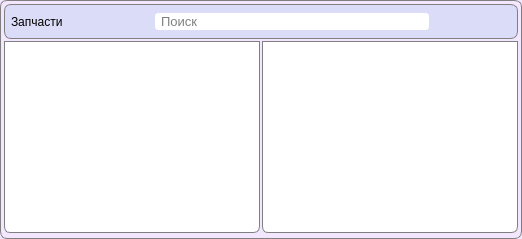
      <widget class="QFrame" name="sparePartsFrame">
       <property name="maximumSize">
        <size>
         <width>850</width>
         <height>16777215</height>
        </size>
       </property>
       <property name="styleSheet">
        <string notr="true">QFrame {
	background-color: #f2e7ff;
	border: 1px solid grey;
	border-radius: 7px;
}</string>
       </property>
       <property name="frameShape">
        <enum>QFrame::StyledPanel</enum>
       </property>
       <property name="frameShadow">
        <enum>QFrame::Raised</enum>
       </property>
       <layout class="QGridLayout" name="gridLayout">
        <property name="leftMargin">
         <number>3</number>
        </property>
        <property name="topMargin">
         <number>3</number>
        </property>
        <property name="rightMargin">
         <number>3</number>
        </property>
        <property name="bottomMargin">
         <number>5</number>
        </property>
        <property name="spacing">
         <number>2</number>
        </property>
        <item row="0" column="0" colspan="2">
         <widget class="QFrame" name="frame_3">
          <property name="minimumSize">
           <size>
            <width>0</width>
            <height>35</height>
           </size>
          </property>
          <property name="maximumSize">
           <size>
            <width>16777215</width>
            <height>35</height>
           </size>
          </property>
          <property name="styleSheet">
           <string notr="true">QFrame {
	background-color: #dbdcf7;
	border: 1px solid grey;
	border-radius: 7px;
}</string>
          </property>
          <property name="frameShape">
           <enum>QFrame::StyledPanel</enum>
          </property>
          <property name="frameShadow">
           <enum>QFrame::Raised</enum>
          </property>
          <layout class="QGridLayout" name="gridLayout_8">
           <property name="leftMargin">
            <number>0</number>
           </property>
           <property name="topMargin">
            <number>0</number>
           </property>
           <property name="rightMargin">
            <number>6</number>
           </property>
           <property name="bottomMargin">
            <number>0</number>
           </property>
           <item row="0" column="1">
            <spacer name="horizontalSpacer">
             <property name="orientation">
              <enum>Qt::Horizontal</enum>
             </property>
             <property name="sizeType">
              <enum>QSizePolicy::Expanding</enum>
             </property>
             <property name="sizeHint" stdset="0">
              <size>
               <width>40</width>
               <height>25</height>
              </size>
             </property>
            </spacer>
           </item>
           <item row="0" column="4">
            <spacer name="horizontalSpacer_4">
             <property name="orientation">
              <enum>Qt::Horizontal</enum>
             </property>
             <property name="sizeHint" stdset="0">
              <size>
               <width>40</width>
               <height>20</height>
              </size>
             </property>
            </spacer>
           </item>
           <item row="0" column="3">
            <widget class="QLineEdit" name="sparePartsSearch">
             <property name="minimumSize">
              <size>
               <width>278</width>
               <height>0</height>
              </size>
             </property>
             <property name="maximumSize">
              <size>
               <width>305</width>
               <height>16777215</height>
              </size>
             </property>
             <property name="font">
              <font>
               <pointsize>10</pointsize>
              </font>
             </property>
             <property name="focusPolicy">
              <enum>Qt::StrongFocus</enum>
             </property>
             <property name="styleSheet">
              <string notr="true">QLineEdit {
    border: 2px solid #dbdcf7;
    border-radius: 5px;
    padding: 0 4px;
}</string>
             </property>
             <property name="placeholderText">
              <string>Поиск</string>
             </property>
            </widget>
           </item>
           <item row="0" column="0">
            <widget class="QLabel" name="label_9">
             <property name="font">
              <font>
               <pointsize>9</pointsize>
              </font>
             </property>
             <property name="styleSheet">
              <string notr="true">QLabel {
	background-color: transparent;
	border: 0px;
	margin-left: 3px;
}</string>
             </property>
             <property name="text">
              <string>Запчасти</string>
             </property>
            </widget>
           </item>
          </layout>
         </widget>
        </item>
        <item row="1" column="0">
         <widget class="QTableView" name="availableSparePartsTable">
          <property name="maximumSize">
           <size>
            <width>532</width>
            <height>16777215</height>
           </size>
          </property>
          <property name="focusPolicy">
           <enum>Qt::NoFocus</enum>
          </property>
          <property name="styleSheet">
           <string notr="true">QTableView {
	background-color: white;
	border: 1px solid grey;
	border-top-left-radius: 0px;
	border-top-right-radius: 0px;
	border-bottom-left-radius: 6px;
	border-bottom-right-radius: 6px;
    selection-color: black; 
	selection-background-color: #f2e7ff;
}

QLabel {
	background-color: transparent;
	border-radius: 0px;
	border: 0px;
	font-size: 9pt;
}

QHeaderView {
	border-radius: 0px;
	background-color: #f5f5f5;
	font-size: 9pt;
	border: 0px;
}

QHeaderView::section {
	background-color: white;
}</string>
          </property>
          <property name="horizontalScrollBarPolicy">
           <enum>Qt::ScrollBarAsNeeded</enum>
          </property>
          <property name="verticalScrollMode">
           <enum>QAbstractItemView::ScrollPerPixel</enum>
          </property>
          <property name="horizontalScrollMode">
           <enum>QAbstractItemView::ScrollPerPixel</enum>
          </property>
         </widget>
        </item>
        <item row="1" column="1">
         <widget class="QTableView" name="usedSparePartsTableView">
          <property name="maximumSize">
           <size>
            <width>310</width>
            <height>16777215</height>
           </size>
          </property>
          <property name="styleSheet">
           <string notr="true">QTableView {
	background-color: white;
	border: 1px solid grey;
	border-top-left-radius: 0px;
	border-top-right-radius: 0px;
	border-bottom-left-radius: 6px;
	border-bottom-right-radius: 6px;
    selection-color: black; 
	selection-background-color: #f2e7ff;
}

QLabel {
	background-color: transparent;
	border-radius: 0px;
	border: 0px;
	font-size: 9pt;
}

QHeaderView {
	border-radius: 0px;
	background-color: #f5f5f5;
	font-size: 9pt;
	border: 0px;
}

QHeaderView::section {
	background-color: white;
}</string>
          </property>
         </widget>
        </item>
       </layout>
      </widget>
